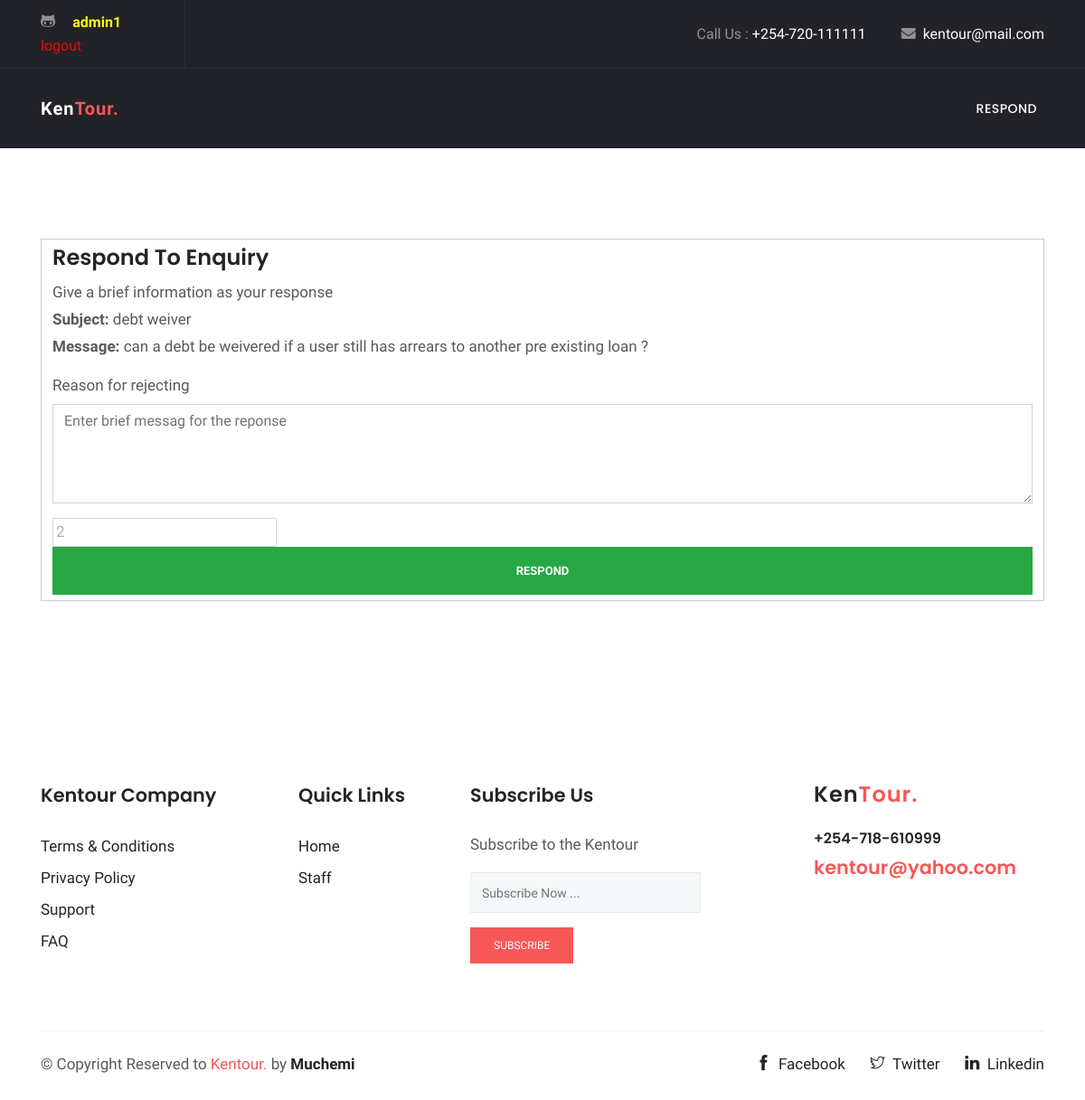
The app's page /STAFF/respond.php?id=2 (signed in) with its own data.
### tables this page shows
CREATE TABLE `enquiries` (
  `id` int(11) NOT NULL,
  `name` varchar(30) NOT NULL,
  `email` varchar(40) NOT NULL,
  `subject` varchar(50) NOT NULL,
  `message` varchar(255) NOT NULL,
  `feedback` varchar(255) NOT NULL,
  `staff` varchar(20) NOT NULL,
  `date` date NOT NULL,
  `status` varchar(20) NOT NULL
);

### STAFF/respond.php (the view, shortened to what this page needs)
<?php
    include('server.php');
    if (isset($_GET['id'])){
        $enqid = $_GET['id'];
    }
?>
<!doctype html>
<html lang="en">
  <head><meta http-equiv="Content-Type" content="text/html; charset=utf-8">
  <link rel="stylesheet" href="plugins/bootstrap/css/bootstrap.min.css">
  <link rel="stylesheet" href="plugins/themify/css/themify-icons.css">
  <link rel="stylesheet" href="plugins/fontawesome/css/all.css">
  <link rel="stylesheet" href="plugins/magnific-popup/dist/magnific-popup.css">
  <link rel="stylesheet" href="plugins/slick-carousel/slick/slick.css">
  <link rel="stylesheet" href="plugins/slick-carousel/slick/slick-theme.css">
  <link rel="stylesheet" href="css/style.css">
</head>
<body>
<header class="navigation">
	<div class="header-top ">
		<div class="container">
			<div class="row justify-content-between align-items-center">
				<div class="col-lg-2 col-md-4">
					<div class="header-top-socials text-center text-lg-left text-md-left">
						<a href="#"><i class="ti-github"></i></a>
						<a href="#" style="color:Yellow"> <b>
							<?php  if (isset($_SESSION['username'])):?>
							<?php echo $_SESSION['username']; ?> </b>
						</a>
						<a href="index.php?logout='1'" style="color: red;">logout</a>
						<?php endif ?>
					</div>
				</div>
				<div class="col-lg-10 col-md-8 text-center text-lg-right text-md-right">
					<div class="header-top-info">
						<a href="tel:+254720870388">Call Us : <span>+254-720-111111</span></a>
						<a href="mailto:kentour@mail.com" ><i class="fa fa-envelope mr-2"></i><span>kentour@mail.com</span></a>
					</div>
				</div>
			</div>
		</div>
	</div>
	<nav class="navbar navbar-expand-lg  py-4" id="navbar">
		<div class="container">
		  <a class="navbar-brand" href="#">
		  	Ken<span>Tour.</span>
		  </a>
		  <div class="collapse navbar-collapse text-center" id="navbarsExample09">
		  	<ul class="navbar-nav ml-auto">
			  <li class="nav-item active">
				<a class="nav-link" href="#">RESPOND<span class="sr-only">(current)</span></a>
			  </li>
			</ul>
		  </div>
		</div>
	</nav>
</header>
<section class="section intro">
<div class="container">
    <div style="padding: 6px 12px; border: 1px solid #ccc;">
        <h3>Respond To Enquiry</h3>
		<p> Give a brief information as  your response
		    <?php
		        $sql = "SELECT * FROM enquiries WHERE id='$enqid'";
		        $res = mysqli_query($db,$sql);
		        while($row = mysqli_fetch_array($res, MYSQLI_NUM)){
		            $subject = $row[3];
		            $message = $row[4];
		        }
		    ?>
		    <br><span><b>Subject: </b><?=$subject?></b></span><br>
		    <span><b>Message: </b> <?=$message?></b></span><br>
		</p>
		<form method="post" action="respond.php">
		  <div class="form-group">
              <label for="exampleInputEmail1">Reason for rejecting </label>
              <textarea type="text" class="form-control" name="feedback" rows="4" cols="50"placeholder="Enter brief messag for the reponse" required></textarea>
		  </div>
          <input name="enqid" value="<?=$enqid?>" style="opacity: 0.3;" readonly/>
		  <button type="submit" class="btn btn-success" name="respondenq" style="width:100%;"><b>Respond</b></button>
		</form>
      </div>
  </div>
</section>
<footer class="footer section">
	<div class="container">
		<div class="row">
			<div class="col-lg-3 col-md-6 col-sm-6">
				<div class="widget">
					<h4 class="text-capitalize mb-4">Kentour Company</h4>
					<ul class="list-unstyled footer-menu lh-35">
						<li><a href="#">Terms & Conditions</a></li>
						<li><a href="#">Privacy Policy</a></li>
						<li><a href="#">Support</a></li>
						<li><a href="#">FAQ</a></li>
					</ul>
				</div>
			</div>
			<div class="col-lg-2 col-md-6 col-sm-6">
				<div class="widget">
					<h4 class="text-capitalize mb-4">Quick Links</h4>
					<ul class="list-unstyled footer-menu lh-35">
						<li><a href="index.php">Home</a></li>
						<li><a href="staff.php">Staff</a></li>
					</ul>
				</div>
			</div>
			<div class="col-lg-3 col-md-6 col-sm-6">
				<div class="widget">
					<h4 class="text-capitalize mb-4">Subscribe Us</h4>
					<p>Subscribe to the Kentour  </p>
					<form action="#" class="sub-form">
						<input type="text" class="form-control mb-3" placeholder="Subscribe Now ...">
						<a href="#" class="btn btn-main btn-small">subscribe</a>
					</form>
				</div>
			</div>
			<div class="col-lg-3 ml-auto col-sm-6">
				<div class="widget">
					<div class="logo mb-4">
						<h3>Ken<span>Tour.</span></h3>
					</div>
					<h6><a href="tel:+254-720-870388" >+254-718-610999</a></h6>
					<a href="mailto:kentour@yahoo.com"><span class="text-color h4">kentour@yahoo.com</span></a>
				</div>
			</div>
		</div>
		<div class="footer-btm pt-4">
			<div class="row">
				<div class="col-lg-6">
					<div class="copyright">
						&copy; Copyright Reserved to <span class="text-color">Kentour.</span> by <a href="#">Muchemi</a>
					</div>
				</div>
				<div class="col-lg-6 text-left text-lg-right">
					<ul class="list-inline footer-socials">
						<li class="list-inline-item"><a href="#"><i class="ti-facebook mr-2"></i>Facebook</a></li>
						<li class="list-inline-item"><a href="#"><i class="ti-twitter mr-2"></i>Twitter</a></li>
						<li class="list-inline-item"><a href="#"><i class="ti-linkedin mr-2 "></i>Linkedin</a></li>
					</ul>
				</div>
			</div>
		</div>
	</div>
</footer>
  </body>
  </html>

### STAFF/css/style.css (style rules this page uses)
html { overflow-x: hidden; }
body { line-height: 1.5; font-family: "Hind", serif; -webkit-font-smoothing: antialiased; font-size: 17px; color: rgba(0, 0, 0, 0.65); }
h1, .h1, h2, .h2, h3, .h3, h4, .h4, h5, .h5, h6, .h6 { font-family: "Poppins", sans-serif; font-weight: 600; color: #242424; }
h3, .h3 { font-size: 1.5rem; }
h4, .h4 { font-size: 1.3rem; line-height: 30px; }
h6, .h6 { font-size: 1rem; }
p { line-height: 30px; }
input[type="email"], input[type="password"], input[type="text"], input[type="tel"] { box-shadow: none; height: 45px; outline: none; font-size: 14px; }
.form-control { box-shadow: none; border-radius: 0; }
.btn { display: inline-block; font-size: 14px; font-size: 0.8125rem; font-weight: 400; padding: 1rem 2.5rem; text-transform: uppercase; border-radius: 0; transition: all 0.2s ease; }
.btn-main, .btn-transparent, .btn-small { background: #f75757; color: #fff; transition: all 0.2s ease; }
.btn-small { padding: 10px 25px; font-size: 12px; }
.section { padding: 100px 0; }
.text-color { color: #f75757; }
a { color: #242424; text-decoration: none; }
#navbar { background: #222328; box-shadow: 0 1px 2px rgba(0, 0, 0, 0.05); }
#navbar li { padding-left: 15px; }
#navbar .nav-link { font-family: "Poppins", sans-serif; font-weight: 500; color: #fff; text-transform: uppercase; font-size: 14px; letter-spacing: .5px; transition: all .25s ease; }
.header-top { background: #222328; color: #919194; border-bottom: 1px solid rgba(255, 255, 255, 0.05); }
.header-top .header-top-socials { border-right: 1px solid rgba(255, 255, 255, 0.05); padding: 12px 0px; }
.header-top .header-top-socials a { color: #919194; margin-right: 15px; font-size: 16px; }
.header-top .header-top-info { color: #919194; font-size: 16px; }
.header-top .header-top-info a span { color: #fff; }
.header-top .header-top-info a { margin-left: 35px; color: #919194; }
.navbar-brand { color: #fff; font-weight: 600; letter-spacing: 1px; }
.navbar-brand span { color: #f75757; }
.widget { margin-bottom: 30px; padding-bottom: 35px; }
.footer { padding-bottom: 10px; }
.footer .copyright a { font-weight: 600; }
.lh-35 { line-height: 35px; }
.logo { color: #242424; font-weight: 600; letter-spacing: 1px; }
.logo span { color: #f75757; }
.sub-form { position: relative; }
.sub-form .form-control { border: 1px solid rgba(0, 0, 0, 0.06); background: #f5f8f9; }
.footer-btm { border-top: 1px solid rgba(0, 0, 0, 0.06); }
.footer-socials li a { margin-left: 15px; }

### records on screen
enquiries: subject "debt weiver", message "can a debt be weivered if a user still has arrears to another pre existing loan ?"

### other values on screen
$_SESSION['username'] "admin1"
